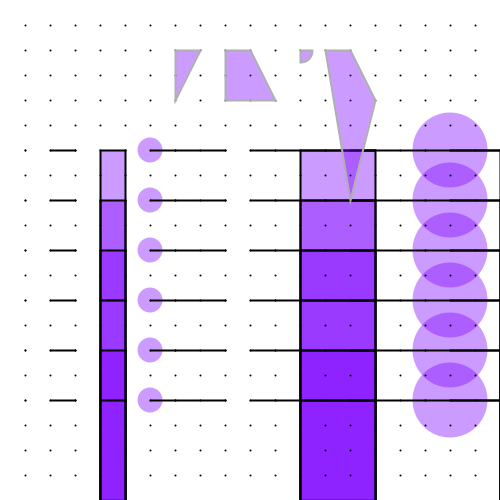
Frame 1 (no input)
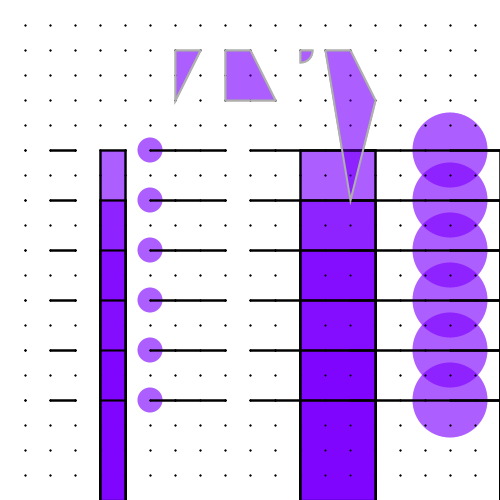
Frame 2 (the mouse pressed at the canvas centre, redrawn once)

The Processing sketch that drew these frames (run headless with seeded random() and noise(); the mouse was pressed at the canvas centre and the sketch redrawn once):

// Processing sketch: sample_2c
// ── sample_2c.pde
int y=50;
int x=25;


void setup() {
  size(500, 500);
  background(255);
}

void draw() {
  frameRate(10);

  for (y=150;y<height-50;y+=50) {
    for (x=25;x<width-50;x+=50) {
      stroke(0);
      strokeWeight(2);
      fill(125, 0, 255, 100);
      point( x, y );
      line ( x*2, y, x*3, y); 
      rect ( x*4, y, x, y);  
      noStroke();
      ellipse ( x*6, y, x, x);
    }
  }
  
  for (y=25;y<height;y+=25) {
    for (x=25;x<width;x+=25) {
      stroke(0);
      strokeWeight(2);
      point( x, y );
    }
  }
  
  y=50;
  x=25;
  stroke(175);
  strokeWeight(2);
  triangle ( x*7, y, x*8, y, x*7, y*2); 
  quad ( x*9, y, x*10, y, x*11, y*2, x*9, y*2); 

  arc (x*12, y, x, x, 0, radians(90), CENTER); 

  beginShape(); 
  vertex(x*14, y);
  vertex(x*15, y*2); //repeat per vertex
  vertex(x*14, y*4);
  vertex(x*13, y*1);
  vertex(x*14, y);  
  endShape();

  noLoop();
}
